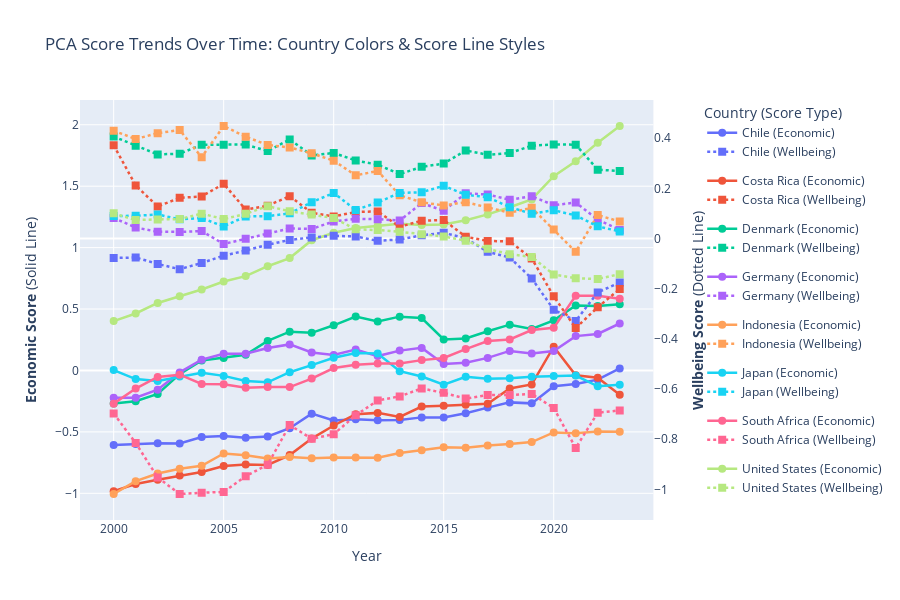

The code cell stored with this chart in its notebook:
### Code cell
final_df = final_df.sort_values(by=['Country Name', 'Year'])

# 1. Create a figure with secondary y-axis
fig = make_subplots(specs=[[{"secondary_y": True}]])

countries = final_df['Country Name'].unique()
# Use a Plotly Express palette to generate unique colors for each country
country_colors = px.colors.qualitative.Plotly
country_color_map = {country: country_colors[i % len(country_colors)] for i, country in enumerate(countries)}

# 2. Iterate through countries and add two traces for each country
for country in countries:
    df_country = final_df[final_df['Country Name'] == country]
    color = country_color_map[country]
    
    # --- Economic Score Trace (Primary Y-axis, SOLID line) ---
    fig.add_trace(
        go.Scatter(
            x=df_country['Year'], 
            y=df_country['score_pca_economics'], 
            name=f'{country} (Economic)',
            mode='lines+markers',
            marker=dict(symbol='circle', size=8, color=color),
            line=dict(dash='solid', color=color, width=2.5),
            legendgroup=country, # Ensures both lines for the country stay together
            showlegend=True 
        ),
        secondary_y=False,  # Primary Y-axis
    )

    # --- Wellbeing Score Trace (Secondary Y-axis, DOTTED line) ---
    fig.add_trace(
        go.Scatter(
            x=df_country['Year'], 
            y=df_country['score_pca_wellbeing'], 
            name=f'{country} (Wellbeing)',
            mode='lines+markers',
            marker=dict(symbol='square', size=8, color=color),
            line=dict(dash='dot', color=color, width=2.5),
            legendgroup=country,
            showlegend=True 
        ),
        secondary_y=True,  # Secondary Y-axis
    )

# 3. Update Axes and Layout
fig.update_layout(
    title_text='PCA Score Trends Over Time: Country Colors & Score Line Styles',
    xaxis_title='Year',
    hovermode='x unified',
    height=600,
    legend_title='Country (Score Type)',
)

# Set up the Primary (Left) Y-axis
fig.update_yaxes(
    title_text="<b>Economic Score</b> (Solid Line)", 
    secondary_y=False,
    showgrid=True,
)

# Set up the Secondary (Right) Y-axis
fig.update_yaxes(
    title_text="<b>Wellbeing Score</b> (Dotted Line)", 
    secondary_y=True,
    showgrid=False,
)

fig.show()

### Figure 1 — Plotly figure (JSON) as saved in the notebook; plotly's stock layout.template omitted (floating-point values rounded to 4 significant figures)
{"data": [{"legendgroup": "Chile", "line": {"color": "#636EFA", "dash": "solid", "width": 2.5}, "marker": {"color": "#636EFA", "size": 8, "symbol": "circle"}, "mode": "lines+markers", "name": "Chile (Economic)", "showlegend": true, "type": "scatter", "x": [2000, 2001, 2002, 2003, 2004, 2005, 2006, 2007, 2008, 2009, 2010, 2011, 2012, 2013, 2014, 2015, 2016, 2017, 2018, 2019, 2020, 2021, 2022, 2023], "xaxis": "x", "y": [-0.606, -0.5984, -0.593, -0.5942, -0.5423, -0.5345, -0.5485, -0.5375, -0.4703, -0.3514, -0.4076, -0.3966, -0.4054, -0.4039, -0.3819, -0.383, -0.3489, -0.3024, -0.2599, -0.268, -0.1285, -0.11, -0.07477, 0.01662], "yaxis": "y"}, {"legendgroup": "Chile", "line": {"color": "#636EFA", "dash": "dot", "width": 2.5}, "marker": {"color": "#636EFA", "size": 8, "symbol": "square"}, "mode": "lines+markers", "name": "Chile (Wellbeing)", "showlegend": true, "type": "scatter", "x": [2000, 2001, 2002, 2003, 2004, 2005, 2006, 2007, 2008, 2009, 2010, 2011, 2012, 2013, 2014, 2015, 2016, 2017, 2018, 2019, 2020, 2021, 2022, 2023], "xaxis": "x", "y": [-0.07759, -0.07529, -0.1013, -0.122, -0.09726, -0.06814, -0.04788, -0.02465, -0.005316, 0.004612, 0.01102, 0.008419, -0.009019, -0.003781, 0.01305, 0.02273, 0.001467, -0.05302, -0.0757, -0.159, -0.2833, -0.3282, -0.2146, -0.1747], "yaxis": "y2"}, {"legendgroup": "Costa Rica", "line": {"color": "#EF553B", "dash": "solid", "width": 2.5}, "marker": {"color": "#EF553B", "size": 8, "symbol": "circle"}, "mode": "lines+markers", "name": "Costa Rica (Economic)", "showlegend": true, "type": "scatter", "x": [2000, 2001, 2002, 2003, 2004, 2005, 2006, 2007, 2008, 2009, 2010, 2011, 2012, 2013, 2014, 2015, 2016, 2017, 2018, 2019, 2020, 2021, 2022, 2023], "xaxis": "x", "y": [-0.9826, -0.9248, -0.8902, -0.8556, -0.8263, -0.7773, -0.7657, -0.7697, -0.6886, -0.5549, -0.4479, -0.3558, -0.3453, -0.3782, -0.2934, -0.2871, -0.2794, -0.2716, -0.1464, -0.1137, 0.1936, -0.0387, -0.05966, -0.1984], "yaxis": "y"}, {"legendgroup": "Costa Rica", "line": {"color": "#EF553B", "dash": "dot", "width": 2.5}, "marker": {"color": "#EF553B", "size": 8, "symbol": "square"}, "mode": "lines+markers", "name": "Costa Rica (Wellbeing)", "showlegend": true, "type": "scatter", "x": [2000, 2001, 2002, 2003, 2004, 2005, 2006, 2007, 2008, 2009, 2010, 2011, 2012, 2013, 2014, 2015, 2016, 2017, 2018, 2019, 2020, 2021, 2022, 2023], "xaxis": "x", "y": [0.3721, 0.212, 0.1277, 0.1623, 0.1679, 0.2183, 0.1155, 0.1309, 0.169, 0.1025, 0.0884, 0.1057, 0.1083, 0.04701, 0.07115, 0.07401, 0.0072, -0.009574, -0.01119, -0.07915, -0.2303, -0.3569, -0.2737, -0.2012], "yaxis": "y2"}, {"legendgroup": "Denmark", "line": {"color": "#00CC96", "dash": "solid", "width": 2.5}, "marker": {"color": "#00CC96", "size": 8, "symbol": "circle"}, "mode": "lines+markers", "name": "Denmark (Economic)", "showlegend": true, "type": "scatter", "x": [2000, 2001, 2002, 2003, 2004, 2005, 2006, 2007, 2008, 2009, 2010, 2011, 2012, 2013, 2014, 2015, 2016, 2017, 2018, 2019, 2020, 2021, 2022, 2023], "xaxis": "x", "y": [-0.2693, -0.2509, -0.1908, -0.02991, 0.08125, 0.1023, 0.128, 0.2404, 0.3158, 0.3064, 0.3677, 0.4393, 0.3983, 0.438, 0.4265, 0.252, 0.26, 0.3188, 0.3728, 0.3373, 0.4081, 0.5288, 0.5242, 0.5393], "yaxis": "y"}, {"legendgroup": "Denmark", "line": {"color": "#00CC96", "dash": "dot", "width": 2.5}, "marker": {"color": "#00CC96", "size": 8, "symbol": "square"}, "mode": "lines+markers", "name": "Denmark (Wellbeing)", "showlegend": true, "type": "scatter", "x": [2000, 2001, 2002, 2003, 2004, 2005, 2006, 2007, 2008, 2009, 2010, 2011, 2012, 2013, 2014, 2015, 2016, 2017, 2018, 2019, 2020, 2021, 2022, 2023], "xaxis": "x", "y": [0.4065, 0.3695, 0.3354, 0.3383, 0.3736, 0.3744, 0.3746, 0.3486, 0.3951, 0.3313, 0.3413, 0.3112, 0.2944, 0.2569, 0.2859, 0.2989, 0.3511, 0.3341, 0.3407, 0.3701, 0.3751, 0.3741, 0.2747, 0.269], "yaxis": "y2"}, {"legendgroup": "Germany", "line": {"color": "#AB63FA", "dash": "solid", "width": 2.5}, "marker": {"color": "#AB63FA", "size": 8, "symbol": "circle"}, "mode": "lines+markers", "name": "Germany (Economic)", "showlegend": true, "type": "scatter", "x": [2000, 2001, 2002, 2003, 2004, 2005, 2006, 2007, 2008, 2009, 2010, 2011, 2012, 2013, 2014, 2015, 2016, 2017, 2018, 2019, 2020, 2021, 2022, 2023], "xaxis": "x", "y": [-0.2216, -0.2216, -0.1564, -0.01584, 0.08691, 0.1356, 0.1359, 0.1832, 0.2122, 0.1468, 0.1265, 0.1709, 0.117, 0.1615, 0.1838, 0.05292, 0.06269, 0.1024, 0.1592, 0.1378, 0.1579, 0.2796, 0.2974, 0.3822], "yaxis": "y"}, {"legendgroup": "Germany", "line": {"color": "#AB63FA", "dash": "dot", "width": 2.5}, "marker": {"color": "#AB63FA", "size": 8, "symbol": "square"}, "mode": "lines+markers", "name": "Germany (Wellbeing)", "showlegend": true, "type": "scatter", "x": [2000, 2001, 2002, 2003, 2004, 2005, 2006, 2007, 2008, 2009, 2010, 2011, 2012, 2013, 2014, 2015, 2016, 2017, 2018, 2019, 2020, 2021, 2022, 2023], "xaxis": "x", "y": [0.08245, 0.04405, 0.02708, 0.02664, 0.0298, -0.02176, -0.0008703, 0.02003, 0.04038, 0.0382, 0.06845, 0.07857, 0.07728, 0.07163, 0.1413, 0.1108, 0.1803, 0.1757, 0.1547, 0.1686, 0.133, 0.1438, 0.07519, 0.03454], "yaxis": "y2"}, {"legendgroup": "Indonesia", "line": {"color": "#FFA15A", "dash": "solid", "width": 2.5}, "marker": {"color": "#FFA15A", "size": 8, "symbol": "circle"}, "mode": "lines+markers", "name": "Indonesia (Economic)", "showlegend": true, "type": "scatter", "x": [2000, 2001, 2002, 2003, 2004, 2005, 2006, 2007, 2008, 2009, 2010, 2011, 2012, 2013, 2014, 2015, 2016, 2017, 2018, 2019, 2020, 2021, 2022, 2023], "xaxis": "x", "y": [-1.006, -0.9013, -0.8395, -0.8001, -0.7762, -0.6759, -0.6906, -0.7162, -0.7044, -0.7151, -0.7078, -0.7082, -0.7098, -0.6726, -0.6496, -0.626, -0.6301, -0.611, -0.5994, -0.5833, -0.5047, -0.5103, -0.4967, -0.499], "yaxis": "y"}, {"legendgroup": "Indonesia", "line": {"color": "#FFA15A", "dash": "dot", "width": 2.5}, "marker": {"color": "#FFA15A", "size": 8, "symbol": "square"}, "mode": "lines+markers", "name": "Indonesia (Wellbeing)", "showlegend": true, "type": "scatter", "x": [2000, 2001, 2002, 2003, 2004, 2005, 2006, 2007, 2008, 2009, 2010, 2011, 2012, 2013, 2014, 2015, 2016, 2017, 2018, 2019, 2020, 2021, 2022, 2023], "xaxis": "x", "y": [0.4301, 0.3966, 0.4202, 0.4326, 0.3243, 0.4487, 0.4057, 0.3731, 0.3631, 0.3396, 0.3106, 0.2519, 0.2695, 0.1724, 0.1444, 0.1321, 0.1451, 0.1241, 0.1032, 0.1224, 0.03582, -0.05279, 0.09373, 0.06801], "yaxis": "y2"}, {"legendgroup": "Japan", "line": {"color": "#19D3F3", "dash": "solid", "width": 2.5}, "marker": {"color": "#19D3F3", "size": 8, "symbol": "circle"}, "mode": "lines+markers", "name": "Japan (Economic)", "showlegend": true, "type": "scatter", "x": [2000, 2001, 2002, 2003, 2004, 2005, 2006, 2007, 2008, 2009, 2010, 2011, 2012, 2013, 2014, 2015, 2016, 2017, 2018, 2019, 2020, 2021, 2022, 2023], "xaxis": "x", "y": [0.002923, -0.06988, -0.08658, -0.04977, -0.01886, -0.04418, -0.08492, -0.09653, -0.01436, 0.04347, 0.1029, 0.1426, 0.1376, -0.005991, -0.04909, -0.1156, -0.0509, -0.0681, -0.06269, -0.05092, -0.04493, -0.04124, -0.1289, -0.1163], "yaxis": "y"}, {"legendgroup": "Japan", "line": {"color": "#19D3F3", "dash": "dot", "width": 2.5}, "marker": {"color": "#19D3F3", "size": 8, "symbol": "square"}, "mode": "lines+markers", "name": "Japan (Wellbeing)", "showlegend": true, "type": "scatter", "x": [2000, 2001, 2002, 2003, 2004, 2005, 2006, 2007, 2008, 2009, 2010, 2011, 2012, 2013, 2014, 2015, 2016, 2017, 2018, 2019, 2020, 2021, 2022, 2023], "xaxis": "x", "y": [0.08983, 0.09074, 0.09607, 0.07678, 0.08192, 0.04837, 0.08806, 0.08921, 0.1005, 0.1451, 0.1817, 0.1141, 0.1438, 0.1821, 0.1845, 0.2104, 0.1744, 0.1648, 0.1251, 0.09912, 0.1127, 0.0923, 0.04875, 0.02832], "yaxis": "y2"}, {"legendgroup": "South Africa", "line": {"color": "#FF6692", "dash": "solid", "width": 2.5}, "marker": {"color": "#FF6692", "size": 8, "symbol": "circle"}, "mode": "lines+markers", "name": "South Africa (Economic)", "showlegend": true, "type": "scatter", "x": [2000, 2001, 2002, 2003, 2004, 2005, 2006, 2007, 2008, 2009, 2010, 2011, 2012, 2013, 2014, 2015, 2016, 2017, 2018, 2019, 2020, 2021, 2022, 2023], "xaxis": "x", "y": [-0.2702, -0.1474, -0.05244, -0.03422, -0.1094, -0.1122, -0.1405, -0.1344, -0.1355, -0.066, 0.01933, 0.04595, 0.05745, 0.0571, 0.08416, 0.1013, 0.1742, 0.2398, 0.2519, 0.3287, 0.3469, 0.6087, 0.6091, 0.5837], "yaxis": "y"}, {"legendgroup": "South Africa", "line": {"color": "#FF6692", "dash": "dot", "width": 2.5}, "marker": {"color": "#FF6692", "size": 8, "symbol": "square"}, "mode": "lines+markers", "name": "South Africa (Wellbeing)", "showlegend": true, "type": "scatter", "x": [2000, 2001, 2002, 2003, 2004, 2005, 2006, 2007, 2008, 2009, 2010, 2011, 2012, 2013, 2014, 2015, 2016, 2017, 2018, 2019, 2020, 2021, 2022, 2023], "xaxis": "x", "y": [-0.6976, -0.8147, -0.9521, -1.018, -1.013, -1.01, -0.9473, -0.9011, -0.7432, -0.7981, -0.7797, -0.7044, -0.6454, -0.629, -0.5973, -0.615, -0.6378, -0.6237, -0.6236, -0.6192, -0.6752, -0.8347, -0.6942, -0.685], "yaxis": "y2"}, {"legendgroup": "United States", "line": {"color": "#B6E880", "dash": "solid", "width": 2.5}, "marker": {"color": "#B6E880", "size": 8, "symbol": "circle"}, "mode": "lines+markers", "name": "United States (Economic)", "showlegend": true, "type": "scatter", "x": [2000, 2001, 2002, 2003, 2004, 2005, 2006, 2007, 2008, 2009, 2010, 2011, 2012, 2013, 2014, 2015, 2016, 2017, 2018, 2019, 2020, 2021, 2022, 2023], "xaxis": "x", "y": [0.402, 0.4638, 0.5493, 0.6038, 0.6595, 0.7242, 0.7682, 0.8485, 0.9151, 1.06, 1.121, 1.159, 1.178, 1.195, 1.185, 1.188, 1.223, 1.27, 1.329, 1.393, 1.582, 1.703, 1.854, 1.99], "yaxis": "y"}, {"legendgroup": "United States", "line": {"color": "#B6E880", "dash": "dot", "width": 2.5}, "marker": {"color": "#B6E880", "size": 8, "symbol": "square"}, "mode": "lines+markers", "name": "United States (Wellbeing)", "showlegend": true, "type": "scatter", "x": [2000, 2001, 2002, 2003, 2004, 2005, 2006, 2007, 2008, 2009, 2010, 2011, 2012, 2013, 2014, 2015, 2016, 2017, 2018, 2019, 2020, 2021, 2022, 2023], "xaxis": "x", "y": [0.1005, 0.07369, 0.0763, 0.07761, 0.09937, 0.07762, 0.09863, 0.129, 0.1089, 0.0959, 0.08175, 0.03671, 0.03388, 0.02702, 0.01745, 0.008309, -0.008346, -0.0411, -0.06231, -0.07309, -0.1435, -0.1583, -0.161, -0.1418], "yaxis": "y2"}], "layout": {"height": 600, "hovermode": "x unified", "legend": {"title": {"text": "Country (Score Type)"}}, "title": {"text": "PCA Score Trends Over Time: Country Colors & Score Line Styles"}, "xaxis": {"anchor": "y", "domain": [0, 0.94], "title": {"text": "Year"}}, "yaxis": {"anchor": "x", "domain": [0, 1], "showgrid": true, "title": {"text": "<b>Economic Score</b> (Solid Line)"}}, "yaxis2": {"anchor": "x", "overlaying": "y", "showgrid": false, "side": "right", "title": {"text": "<b>Wellbeing Score</b> (Dotted Line)"}}}}
